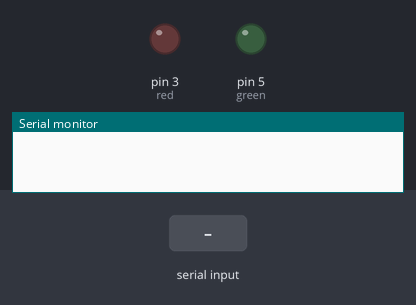
This sketch was run on a simulated Arduino Uno, built with avr-gcc and run on an emulated ATmega328P. Parts: output pins drawn as LEDs (lit = HIGH), the last lines printed to the serial monitor. The test bench sets the inputs (shaded band).

Above: at 1.2 s.
1.3 s: "R\n" received over Serial
At 2.3 s:
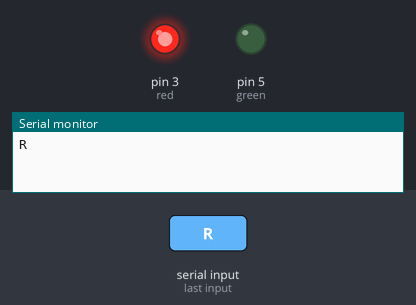
2.8 s: byte 76 ('L') received over Serial
At 3.4 s:
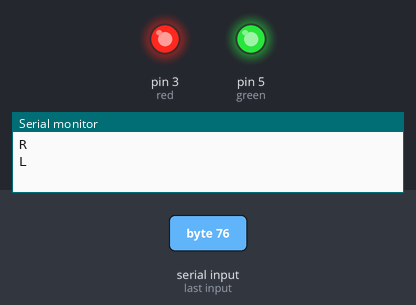
4.3 s: byte 83 ('S') received over Serial
At 4.6 s:
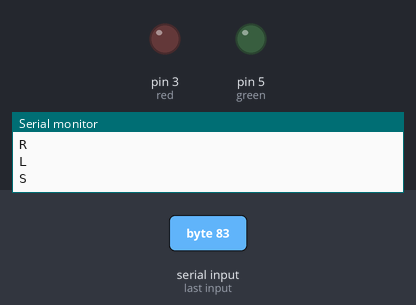
5.8 s: "L\n" received over Serial
At 6.9 s:
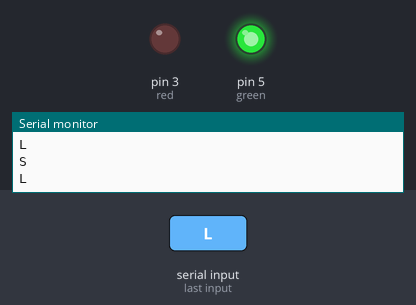
7.3 s: "S\n" received over Serial
At 8.0 s:
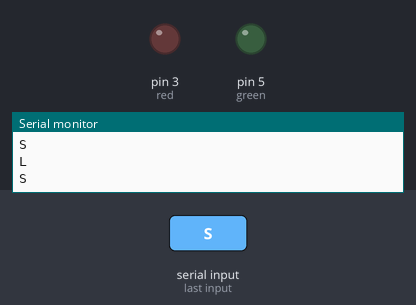
Timing chart, 0 to 9.8 s (numbered marks = the images above; inputs shaded):
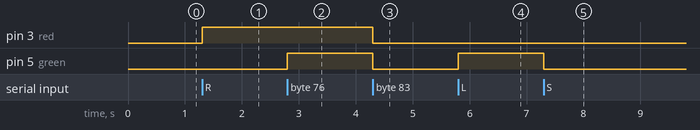

Measured:
- after the input at 1.3 s, pin 3 (red): LOW → HIGH at once
- after the input at 2.8 s, pin 5 (green): LOW → HIGH at once
- after the input at 4.3 s, pin 3 (red), pin 5 (green): HIGH → LOW at once
- after the input at 5.8 s, pin 5 (green): LOW → HIGH at once
- after the input at 7.3 s, pin 5 (green): HIGH → LOW at once

The sketch:

bt.ino
```cpp
int red=3;
int green=5;
char data = 0;                //Variable for storing received data
void setup()
{
Serial.begin(9600);         //Sets the data rate in bits per second (baud) for serial data transmission
pinMode(red, OUTPUT);        //Sets digital pin 3 as output pin
pinMode(green, OUTPUT);        //Sets digital pin 5 as output pin

}
void loop()
{
if(Serial.available())  // Send data only when you receive data:
{
data = Serial.read();      //Read the incoming data and store it into variable data
Serial.print(data);        //Print Value inside data in Serial monitor
Serial.print("\n");        //New line

}
if(data=='S')
{
  digitalWrite(red, LOW);
digitalWrite(green, LOW);

}
if (data=='R')
{
  digitalWrite(red, HIGH);

}
if(data=='L')
{
  digitalWrite(green, HIGH);

}
}
```
